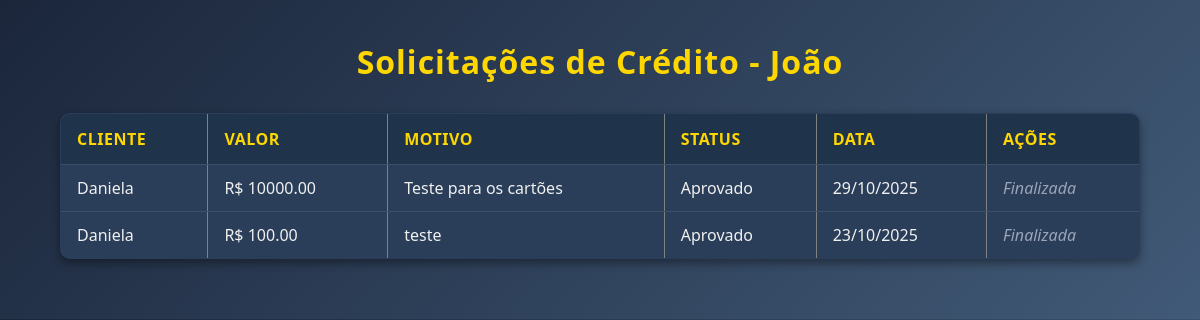
Page /users/solicitacoes/ (signed in) on the earlier database version.
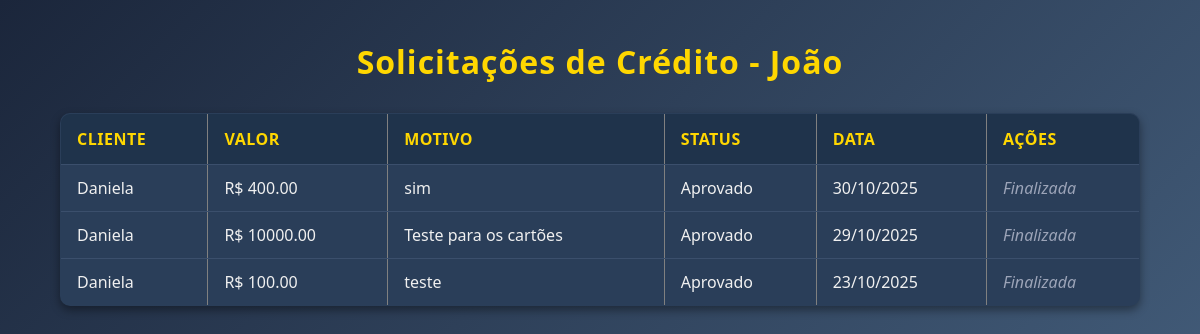
Same page on the later database version.
### users/models.py (models this page shows, shortened)
class SolicitacaoCredito(models.Model):
    STATUS_CHOICES = [
        ('pendente', 'Pendente'),
        ('aprovado', 'Aprovado'),
        ('negado', 'Negado'),
    ]
    cliente = models.ForeignKey(
        Cliente,
        on_delete=models.CASCADE,
        related_name='solicitacoes'
    )
    gerente = models.ForeignKey(
        Gerente,
        on_delete=models.SET_NULL,
        null=True,
        blank=True,
        related_name='solicitacoes_recebidas'
    )
    valor = models.DecimalField(max_digits=10, decimal_places=2)
    motivo = models.TextField()
    data_solicitacao = models.DateTimeField(auto_now_add=True)
    status = models.CharField(max_length=10, choices=STATUS_CHOICES, default='pendente')
    resposta_gerente = models.TextField(blank=True, null=True)

class Cliente(models.Model):
    gerente_responsavel = models.ForeignKey(
        Gerente,
        on_delete=models.SET_NULL,
        null=True,
        blank=True,
        related_name="clientes"
    )
    numero_da_conta = models.CharField(
        max_length=20,
        unique=True,
        default=gerar_numero_conta
    )
    cpf = models.CharField(max_length=14, unique=True, validators=[cpf_validator])
    username = models.CharField(max_length=150)
    email = models.EmailField(unique=True)
    password = models.CharField(max_length=128)
    data_de_nascimento = models.DateField()
    telefone = models.CharField(max_length=14, validators=[telefone_validator])
    data_de_cadastro = models.DateTimeField(auto_now_add=True)
    saldo = models.DecimalField(max_digits=10, decimal_places=2, default=0.00)
    tipo_de_conta = models.CharField(
        max_length=20,
        choices=[
            ('corrente', 'Conta Corrente'),
            ('poupanca', 'Conta Poupança'),
            ('salario', 'Conta Salário'),
        ]
    )
    status_conta = models.CharField(max_length=20, default='ativa')
    admUser = models.BooleanField(default=False)
    creditos = models.DecimalField(max_digits=10, decimal_places=2, default=0.00)

### users/views.py (the view)
# urls.py: path('solicitacoes/', views.lista_solicitacoes_gerente, name='lista_solicitacoes_gerente'),
def lista_solicitacoes_gerente(request):
    gerente_id = request.session.get("user_id")
    gerente = get_object_or_404(Gerente, id=gerente_id)
    solicitacoes = SolicitacaoCredito.objects.filter(gerente=gerente).order_by('-data_solicitacao')
    return render(request, 'users/perfil/gerente/solicitacoes.html', {'gerente': gerente, 'solicitacoes': solicitacoes})

### templates/users/perfil/gerente/solicitacoes.html (shortened to what this page needs)
<!DOCTYPE html>
<html lang="pt-BR">
<head>
    {% load static %}
    <link rel="stylesheet" href="{% static 'perfil/gerente/solicitacoes/style.css' %}">
</head>
<body>
    <h1>Solicitações de Crédito - {{ gerente.nome }}</h1>
    {% if solicitacoes %}
        <table border="1" cellpadding="8">
            <thead>
                <tr>
                    <th>Cliente</th>
                    <th>Valor</th>
                    <th>Motivo</th>
                    <th>Status</th>
                    <th>Data</th>
                    <th>Ações</th>
                </tr>
            </thead>
            <tbody>
                {% for s in solicitacoes %}
                <tr>
                    <td>{{ s.cliente.username }}</td>
                    <td>R$ {{ s.valor }}</td>
                    <td>{{ s.motivo }}</td>
                    <td>{{ s.status|title }}</td>
                    <td>{{ s.data_solicitacao|date:"d/m/Y" }}</td>
                    <td>
                        {% if s.status == "pendente" %}
                            <a href="{% url 'users:responder_solicitacao' s.id %}">Responder</a>
                        {% else %}
                            <em>Finalizada</em>
                        {% endif %}
                    </td>
                </tr>
                {% endfor %}
            </tbody>
        </table>
    {% else %}
        <p>Não há solicitações de crédito no momento.</p>
    {% endif %}
</body>
</html>

Differences in the rows shown:
added SolicitacaoCredito: cliente.username "Daniela", valor "400.00", motivo "sim", status "Aprovado", data_solicitacao "30/10/2025", shows "Finalizada"
